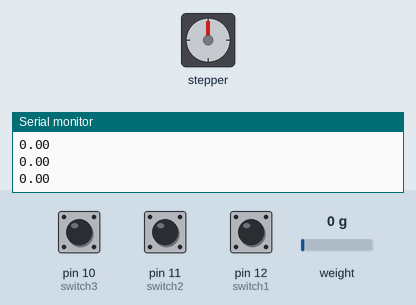
Simulated run of this sketch. Board: Arduino Uno, built with avr-gcc and run on an emulated ATmega328P. On the bench: stepper motor, the last lines printed to the serial monitor. Inputs (shaded band) come from the test bench; at power-on: pin 11 (switch2) HIGH, pin 12 (switch1) HIGH, weight on the scale 0 g, pin 10 (switch3) HIGH. Stepper angles assume 200 steps per turn.

Above: at 2.2 s.
2.3 s: pin 11 (switch2) pulled LOW for 1 s
At 4.5 s:
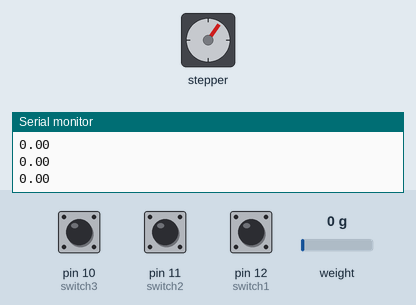
5.3 s: pin 12 (switch1) pulled LOW for 3.2 s
At 5.61 s:
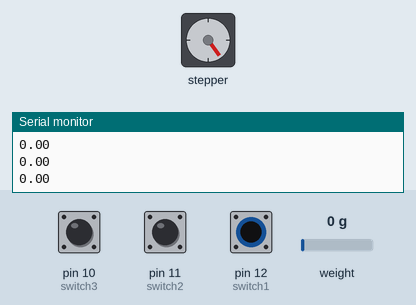
10.0 s: weight on the scale set to 100 g
11.5 s: weight on the scale set to 1250 g
13.0 s: pin 12 (switch1) pulled LOW for 0.15 s
At 14.2 s:
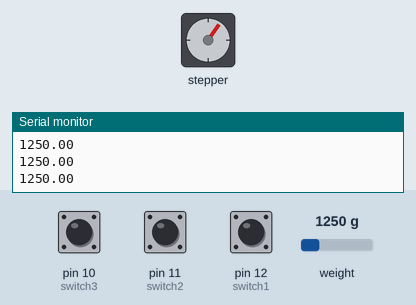
14.6 s: pin 11 (switch2) pulled LOW for 0.15 s
At 15.2 s:
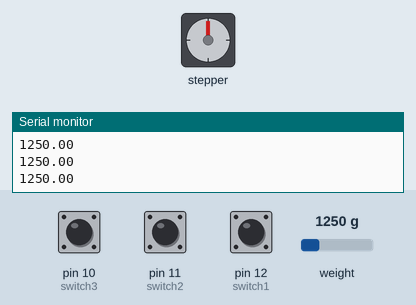
Timing chart, 0 to 17.2 s (numbered marks = the images above; inputs shaded):
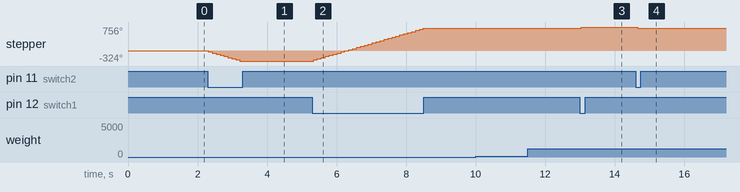

Measured:
- after the input at 2.3 s, stepper: turns 324° counter-clockwise in 0.90 s, starting at once
- after the input at 5.3 s, stepper: turns 1044° clockwise in 3.2 s, starting at once
- after the input at 13.0 s, stepper: turns 36° clockwise, starting at once
- after the input at 14.6 s, stepper: turns 36° counter-clockwise, starting after 0.06 s

The sketch:

testing_phase.ino
```cpp
//USE this file for safety as this is manual mode only
#include<Stepper.h>
#include <HX711.h>

#define DOUT  A0
#define CLK  A1

HX711 loadCell;//(A0, A1);

float  scalefactor = -882.86; ///for big load cell

int switch1 = 12; //down or up button
int switch2 = 11; //down or p button
int switch3 =10; //speed change switch

///motor basic step units
const int stepsPerRevolution = 200  ;// number of steps of motor
const float GEAR_RATIO = 20; // Gear ratio
const float STEPS_PER_OUTREV = stepsPerRevolution * GEAR_RATIO ;/// total steps for one rev = steps of motor in one rev * gear ratio / number of steps for each (this needs to be changed)
int stepsrequired; /// using this as a constant instead
int rpm = 500;


//variables
String inputString;
bool debug = false ;
byte mode =0;
byte modeAddition =0 ;

//motor pins
Stepper myStepper(stepsPerRevolution, 2, 3);/////
//int dirpin = 3;
//int steppin = 2;

void setup() {
Serial.begin(115200);
    // set the speed at custom rpm:
  myStepper.setSpeed(rpm);///////
  stepsrequired = STEPS_PER_OUTREV;

//all about switches
 pinMode(switch1, INPUT);
 pinMode(switch2, INPUT);
 pinMode(switch3,INPUT);

digitalWrite(switch1,HIGH);
digitalWrite(switch2,HIGH);
digitalWrite(switch3,HIGH);


//LOADCELL SETUP
loadCell.begin(DOUT, CLK);

 loadCell.set_scale();
loadCell.tare();
loadCell.set_scale(scalefactor);

}

void loop() {

          //digitalWrite(dirpin,HIGH);
       //myStepper.step(-stepsrequired); ///negative sign for opposite direction
  //delayMicroseconds(2000);

  if (!digitalRead(switch1)){
    mode =4;}
   else if (!digitalRead(switch2)){
    mode =4;}

    ///////////////// MANUAL MODE ///////////////
 if (mode ==4) {
             //boolean performStep = 0;

if (!digitalRead(switch3))
     {
       stepsrequired = 200;
    if (!digitalRead(switch1))
    {
       myStepper.step(stepsrequired); ///step function counts steps for steps required
  delayMicroseconds(100);
    }
    if(!digitalRead(switch2))
    {
 myStepper.step(-stepsrequired); ///step function counts steps for steps required
  delayMicroseconds(100);
    }
    }
    else if (digitalRead(switch3))
    {
     stepsrequired = 20;
    if (!digitalRead(switch1))
    {
       myStepper.step(stepsrequired); ///step function counts steps for steps required
  delayMicroseconds(100);
    }
    if(!digitalRead(switch2))
    {
 myStepper.step(-stepsrequired); ///step function counts steps for steps required
  delayMicroseconds(100);
    }
    }
  }


  //LOAD
float rawvalue = loadCell.get_units();
float W = round(rawvalue);////((rawvalue/5)*10); //for big load cell
loadCell.set_scale(scalefactor);


  //Serial.print("load :  ");
  Serial.println(W);
}
```
